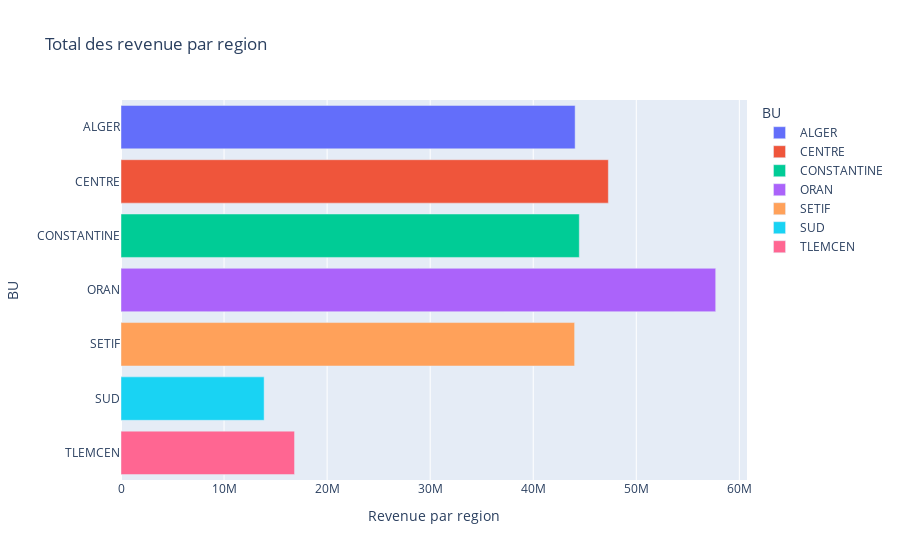

Here is the notebook cell this chart was saved with:
### Code cell
## Visualisation du total des revenue par region::
bar_fig  = px.bar(
    data_frame = revenue_parRegion, x='Revenue par region' , y='BU', color='BU', orientation= 'h', title= 'Total des revenue par region'
)
#bar_fig.update_layout({'bargap': 0.5})
bar_fig.show()

### Figure 1 — Plotly figure (JSON) as saved in the notebook; plotly's stock layout.template omitted (floating-point values rounded to 4 significant figures)
{"data": [{"alignmentgroup": "True", "hovertemplate": "BU=%{y}<br>Revenue par region=%{x}<extra></extra>", "legendgroup": "ALGER", "marker": {"color": "#636efa", "pattern": {"shape": ""}}, "name": "ALGER", "offsetgroup": "ALGER", "orientation": "h", "showlegend": true, "textposition": "auto", "type": "bar", "x": [44070000.0], "xaxis": "x", "y": ["ALGER"], "yaxis": "y"}, {"alignmentgroup": "True", "hovertemplate": "BU=%{y}<br>Revenue par region=%{x}<extra></extra>", "legendgroup": "CENTRE", "marker": {"color": "#EF553B", "pattern": {"shape": ""}}, "name": "CENTRE", "offsetgroup": "CENTRE", "orientation": "h", "showlegend": true, "textposition": "auto", "type": "bar", "x": [47290000.0], "xaxis": "x", "y": ["CENTRE"], "yaxis": "y"}, {"alignmentgroup": "True", "hovertemplate": "BU=%{y}<br>Revenue par region=%{x}<extra></extra>", "legendgroup": "CONSTANTINE", "marker": {"color": "#00cc96", "pattern": {"shape": ""}}, "name": "CONSTANTINE", "offsetgroup": "CONSTANTINE", "orientation": "h", "showlegend": true, "textposition": "auto", "type": "bar", "x": [44469821], "xaxis": "x", "y": ["CONSTANTINE"], "yaxis": "y"}, {"alignmentgroup": "True", "hovertemplate": "BU=%{y}<br>Revenue par region=%{x}<extra></extra>", "legendgroup": "ORAN", "marker": {"color": "#ab63fa", "pattern": {"shape": ""}}, "name": "ORAN", "offsetgroup": "ORAN", "orientation": "h", "showlegend": true, "textposition": "auto", "type": "bar", "x": [57710000.0], "xaxis": "x", "y": ["ORAN"], "yaxis": "y"}, {"alignmentgroup": "True", "hovertemplate": "BU=%{y}<br>Revenue par region=%{x}<extra></extra>", "legendgroup": "SETIF", "marker": {"color": "#FFA15A", "pattern": {"shape": ""}}, "name": "SETIF", "offsetgroup": "SETIF", "orientation": "h", "showlegend": true, "textposition": "auto", "type": "bar", "x": [44020000.0], "xaxis": "x", "y": ["SETIF"], "yaxis": "y"}, {"alignmentgroup": "True", "hovertemplate": "BU=%{y}<br>Revenue par region=%{x}<extra></extra>", "legendgroup": "SUD", "marker": {"color": "#19d3f3", "pattern": {"shape": ""}}, "name": "SUD", "offsetgroup": "SUD", "orientation": "h", "showlegend": true, "textposition": "auto", "type": "bar", "x": [13890000.0], "xaxis": "x", "y": ["SUD"], "yaxis": "y"}, {"alignmentgroup": "True", "hovertemplate": "BU=%{y}<br>Revenue par region=%{x}<extra></extra>", "legendgroup": "TLEMCEN", "marker": {"color": "#FF6692", "pattern": {"shape": ""}}, "name": "TLEMCEN", "offsetgroup": "TLEMCEN", "orientation": "h", "showlegend": true, "textposition": "auto", "type": "bar", "x": [16840000.0], "xaxis": "x", "y": ["TLEMCEN"], "yaxis": "y"}], "layout": {"autosize": true, "barmode": "relative", "legend": {"title": {"text": "BU"}, "tracegroupgap": 0}, "title": {"text": "Total des revenue par region"}, "xaxis": {"anchor": "y", "autorange": true, "domain": [0, 1], "range": [0, 60740000.0], "title": {"text": "Revenue par region"}, "type": "linear"}, "yaxis": {"anchor": "x", "autorange": true, "categoryarray": ["TLEMCEN", "SUD", "SETIF", "ORAN", "CONSTANTINE", "CENTRE", "ALGER"], "categoryorder": "array", "domain": [0, 1], "range": [-0.5, 6.5], "title": {"text": "BU"}, "type": "category"}}}
